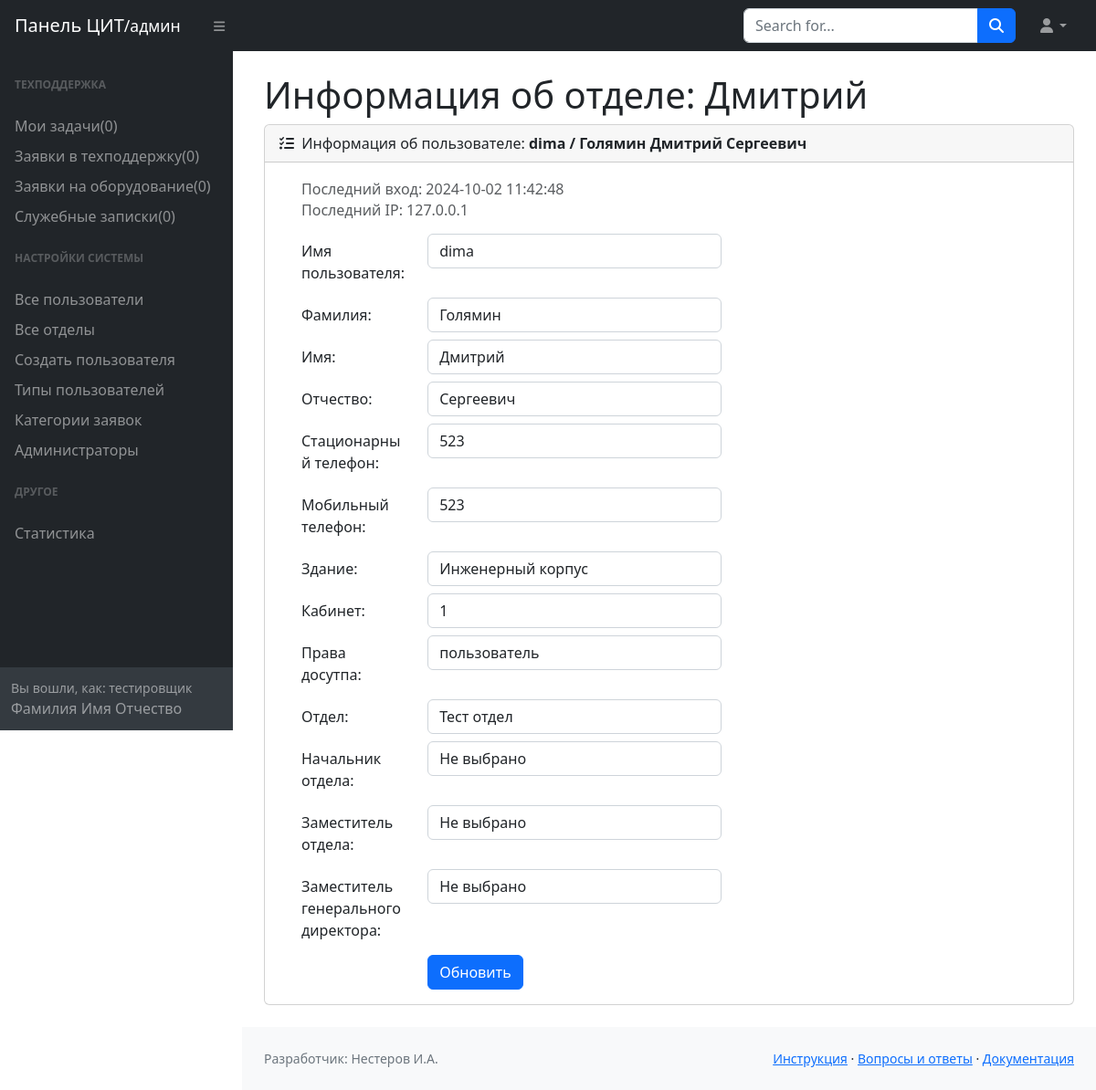
The app's page /admin/user/2 (signed in) with its own data.
### models.py (models this page shows)
class User(Base):
    __tablename__ = 'user'
    id = Column(Integer, primary_key=True, index=True)
    username = Column(String, nullable=False, unique=True)
    password = Column(String, nullable=False)
    surname = Column(String, nullable=False)
    name = Column(String, nullable=False)
    patronymic = Column(String, nullable=True)
    tel_stationary = Column(String, nullable=True)
    tel_mobile = Column(String, nullable=True)
    building = Column(String, nullable=True)
    cabinet = Column(String, nullable=True)
    last_entry = Column(DateTime, default=func.now())
    last_ip = Column(String, nullable=True)
    dostup = Column(String, default='пользователь', nullable=True)
    otdel_id = Column(Integer, ForeignKey('otdel.id'), nullable=True)
    otdel = relationship("Otdel", back_populates="users", foreign_keys=[otdel_id])
    otdel_nachalnik = relationship("Otdel", foreign_keys="[Otdel.nachalnik_id]", back_populates="nachalnik")
    otdel_zam = relationship("Otdel", foreign_keys="[Otdel.zam_id]", back_populates="zam")
    otdel_zgd = relationship("Otdel", foreign_keys="[Otdel.zgd_id]", back_populates="zgd")
    tasks_created = relationship("Task", back_populates="user_create")
    tasks_eq_created = relationship("Task_equipment", foreign_keys="[Task_equipment.user_create_id]", back_populates="user_create")
    tasks_eq_user_admin = relationship("Task_equipment", foreign_keys="[Task_equipment.user_admin_id]", back_populates="user_admin")
    tasks_universal_created = relationship("Task_Universal", foreign_keys="[Task_Universal.user_create_id]", back_populates="user_create")
    tasks_universal_user_admin = relationship("Task_Universal", foreign_keys="[Task_Universal.user_admin_id]", back_populates="user_admin")

### routers/admin.py (the view)
@router.get("/user/{user_id}")
async def get_user(request: Request, user_id: int, db: AsyncSession = Depends(get_db),
                   current_user: User = Depends(access_check)):
    try:
        result = await db.execute(select(User).filter(User.id == user_id))
        user = result.scalars().first()
        result = await db.execute(select(Otdel))
        otdels = result.scalars().all()
        return templates.TemplateResponse("пользователь_обновление.html", {"request": request,
                                                                           "user": user,
                                                                           "roles": roles,
                                                                           "otdels": otdels})
    except SQLAlchemyError as e:
        print(f"Ошибка базы данных: {e}")

### templates/admin/пользователь_обновление.html (shortened to what this page needs)
{% extends 'base_admin.html' %}
{% block h1 %}Информация об отделе: {{ user.name }}{% endblock%}
{% block main %}
<div class="card mb-4 ">
    <div class="card-header">
        <i class="fas fa-tasks me-1"></i>
        Информация об пользователе: <b>{{ user.username }} / {{ user.surname }} {{ user.name }} {{ user.patronymic
        }}</b>
    </div>
    <div class="card-body">
        <div class="container-fluid px-4">
            <div class="form-group row mt-2">
                <h6 class="card-subtitle mb-2 text-body-secondary">Последний вход: {{ user.last_entry }}</h6>
                <h6 class="card-subtitle mb-2 text-body-secondary">Последний IP: {{ user.last_ip }}</h6>
                <form action="/admin/user/{{ user.id }}" method="post">
                    <div class="form-group row mt-2">
                        <label for="username" class="col-sm-2 col-form-label">Имя пользователя:</label>
                        <div class="col-sm-5">
                            <input type="text" id="username" name="username" class="form-control"
                                   value="{{ user.username }}">
                        </div>
                    </div>
                    <div class="form-group row mt-2">
                        <label for="surname" class="col-sm-2 col-form-label">Фамилия:</label>
                        <div class="col-sm-5">
                            <input type="text" id="surname" name="surname" class="form-control"
                                   value="{{ user.surname }}">
                        </div>
                    </div>
                    <div class="form-group row mt-2">
                        <label for="name" class="col-sm-2 col-form-label">Имя:</label>
                        <div class="col-sm-5">
                            <input type="text" id="name" name="name" class="form-control" value="{{ user.name }}">
                        </div>
                    </div>
                    <div class="form-group row mt-2">
                        <label for="patronymic" class="col-sm-2 col-form-label">Отчество:</label>
                        <div class="col-sm-5">
                            <input type="text" id="patronymic" name="patronymic" class="form-control"
                                   value="{{ user.patronymic }}">
                        </div>
                    </div>
                    <div class="form-group row mt-2">
                        <label for="tel_stationary" class="col-sm-2 col-form-label">Стационарный телефон:</label>
                        <div class="col-sm-5">
                            <input type="number" id="tel_stationary" name="tel_stationary" class="form-control"
                                   value="{{ user.tel_stationary }}">
                        </div>
                    </div>
                    <div class="form-group row mt-2">
                        <label for="tel_mobile" class="col-sm-2 col-form-label">Мобильный телефон:</label>
                        <div class="col-sm-5">
                            <input type="number" id="tel_mobile" name="tel_mobile" class="form-control"
                                   value="{{ user.tel_mobile }}">
                        </div>
                    </div>
                    <div class="form-group row mt-2">
                        <label for="building" class="col-sm-2 col-form-label">Здание:</label>
                        <div class="col-sm-5">
                            <input type="text" id="building" name="building" class="form-control"
                                   value="{{ user.building }}">
                        </div>
                    </div>
                    <div class="form-group row mt-2">
                        <label for="cabinet" class="col-sm-2 col-form-label">Кабинет:</label>
                        <div class="col-sm-5">
                            <input type="text" id="cabinet" name="cabinet" class="form-control"
                                   value="{{ user.cabinet }}">
                        </div>
                    </div>
                    <div class="form-group row mt-2">
                        <label for="dostup" class="col-sm-2 col-form-label">Права досутпа:</label>
                        <div class="col-sm-5">
                            <select id="dostup" name="dostup" class="form-control">
                                {% for role in roles %}
                                <option value="{{ role }}" {% if user.dostup== role %}selected{% endif %}>{{ role }}
                                </option>
                                {% endfor %}
                            </select>
                        </div>
                    </div>
                    <div class="form-group row mt-2">
                        <label for="otdel_id" class="col-sm-2 col-form-label">Отдел:</label>
                        <div class="col-sm-5">
                            <select id="otdel_id" name="otdel_id" class="form-control">
                                {% for otdel in otdels %}
                                <option value="{{ otdel.id }}" {% if user.otdel and user.otdel.id== otdel.id
                                        %}selected{% endif %}>{{ otdel.name }}
                                </option>
                                {% endfor %}
                            </select>
                        </div>
                    </div>
                    <div class="form-group row mt-2">
                        <label for="nachalnik" class="col-sm-2 col-form-label">Начальник отдела:</label>
                        <div class="col-sm-5">
                            <select id="nachalnik" name="nachalnik" class="form-control">
                                <option value="">Не выбрано</option>
                            </select>
                        </div>
                    </div>
                    <div class="form-group row mt-2">
                        <label for="zam" class="col-sm-2 col-form-label">Заместитель отдела:</label>
                        <div class="col-sm-5">
                            <select id="zam" name="zam" class="form-control">
                                <option value="">Не выбрано</option>
                            </select>
                        </div>
                    </div>
                    <div class="form-group row mt-2">
                        <label for="zgd" class="col-sm-2 col-form-label">Заместитель генерального директора:</label>
                        <div class="col-sm-5">
                            <select id="zgd" name="zgd" class="form-control">
                                <option value="">Не выбрано</option>
                            </select>
                        </div>
                    </div>
                    <div class="form-group row mt-2">
                        <div class="col-sm-5 offset-sm-2">
                            <input type="submit" value="Обновить" class="btn btn-primary">
                        </div>
                    </div>
                </form>
            </div>
        </div>
    </div>
</div>
{% endblock %}

### records on screen
User: name "Дмитрий", username "dima", surname "Голямин", patronymic "Сергеевич", last_entry "2024-10-02 11:42:48", last_ip "127.0.0.1", tel_stationary "523", tel_mobile "523", building "Инженерный корпус", cabinet "1", dostup "пользователь"

### other values on screen
form field otdel_id "Тест отдел"
